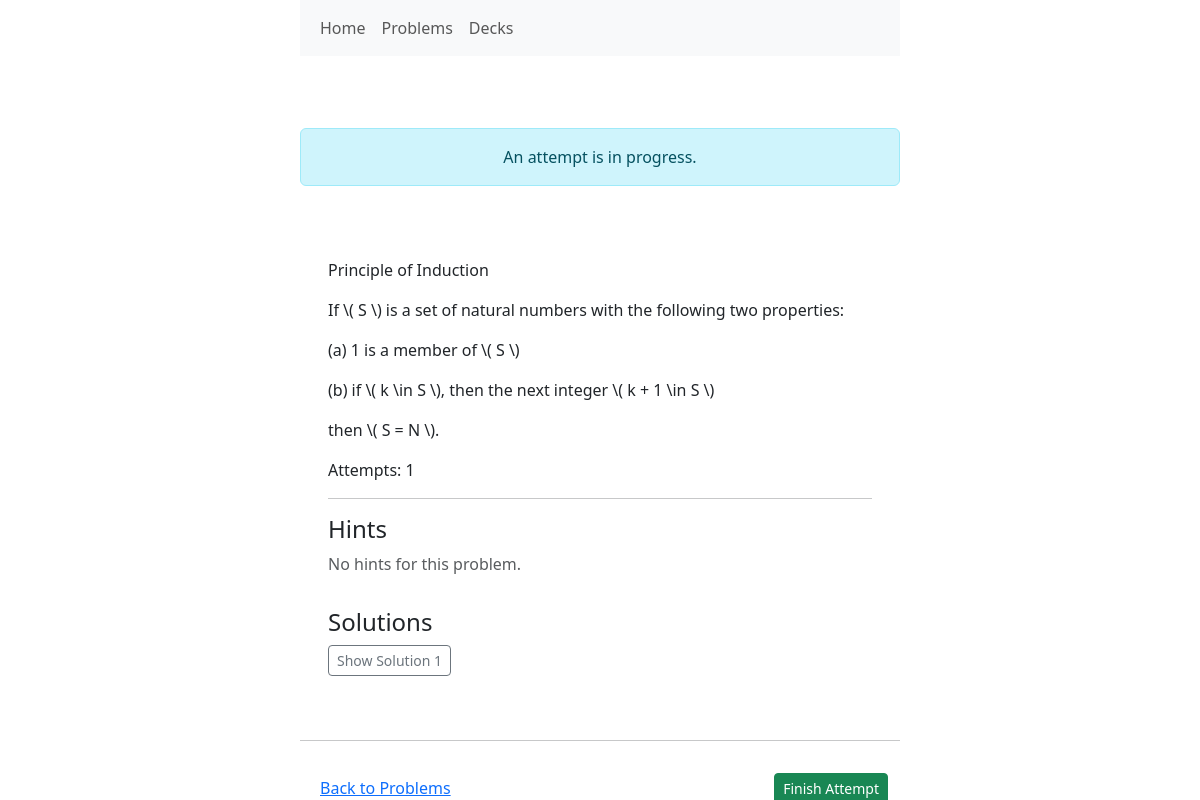
The page /problems/9/ on the database its author committed.
### problems/models.py (models this page shows, shortened)
class Problem(models.Model):
    body = models.TextField()
    pub_date = models.DateTimeField("date published", default=timezone.now)
    tags = TaggableManager(through=TaggedProblem)
    book_source = models.ForeignKey(
        'BookSource',
        on_delete=models.SET_NULL,
        null=True, blank=True
    )
    page_number = models.PositiveIntegerField(null=True, blank=True)
    problem_number = models.CharField(max_length=50, null=True, blank=True)
    class Meta:
        verbose_name = "problem"
        verbose_name_plural = "problems"
        ordering = ['-pub_date']

class Solution(models.Model):
    body = models.TextField()
    problem = models.ForeignKey(Problem, on_delete=models.CASCADE, related_name='solutions')

### problems/views.py (the view, shortened to what this page needs)
# urls.py: path("problems/<int:pk>/", views.problem_detail, name="problem-detail"),
def problem_detail(request, pk):
    problem = get_object_or_404(Problem, pk=pk)
    active_attempt = Attempt.objects.filter(problem=problem, end_time__isnull=True).first()
    context = {
        'problem': problem,
        'active_attempt': active_attempt,
    }
    return render(request, 'problems/problem_detail.html', context)

### problems/templatetags/problem_tags.py (called while the page is built)
@register.filter(name='render_problem_links')
def render_problem_links(text):
    def replace_link(match):
        problem_id = match.group(1)
        try:
            problem = Problem.objects.get(pk=problem_id)
            url = reverse('problems:problem-detail', args=[problem.id])
            link_text = (problem.body[:30] + '...') if len(problem.body) > 30 else problem.body
            return format_html('<a href="{}">{}</a>', url, link_text)
        except Problem.DoesNotExist:
            return f"[[Invalid Problem ID: {problem_id}]]"
    pattern = re.compile(r'\[\[problem:(\d+)\]\]')
    return pattern.sub(replace_link, text)

### problems/templates/problems/problem_detail.html (shortened to what this page needs)
{% extends "base.html" %}
{% block content %}
    {% if active_attempt %}
        <div class="alert alert-info text-center mt-4" role="alert">
            An attempt is in progress.
        </div>
    {% endif %}
    <div class="card my-4 border-0">
        <div class="card-body">
            {% if active_attempt %}
                {% include 'problems/includes/problem_full.html' with object=problem %}
            {% else %}
                {% include 'problems/includes/problem_display.html' with object=problem %}
            {% endif %}
        </div>
    </div>
    <hr>
    <div class="d-flex justify-content-between align-items-center mt-3">
                    <a href="{% url 'problems:problem-list' %}">
                        Back to Problems
                    </a>
                    <div class="d-flex gap-2 align-items-center">
                        {% if not active_attempt %}
                            <form method="post" class="mb-0">
                                {% csrf_token %}
                                <button class="btn btn-sm btn-primary" type="submit" name="start_attempt">
                                    Start Attempt
                                </button>
                            </form>
                        {% elif active_attempt %}
                            <form method="post" class="mb-0">
                                <button class="btn btn-sm btn-success" type="submit" name="finish_attempt">
                                    Finish Attempt
                                </button>
                            </form>
                        {% endif %}
                    </div>
                </div>
{% endblock %}

### problems/templates/problems/includes/problem_full.html (shortened to what this page needs)
{% include 'problems/includes/problem_display.html' %}
<hr>
<h4>Hints</h4>
<div class="d-grid gap-2 mb-3">
    {% for hint in object.hints.all %}
        <div class="mb-2">
            <button class="btn btn-sm btn-outline-secondary" type="button" data-bs-toggle="collapse" data-bs-target="#hint-{{ forloop.counter }}" aria-expanded="false" aria-controls="hint-{{ forloop.counter }}">
                Show Hint {{ forloop.counter }}
            </button>
            <div class="collapse mt-2" id="hint-{{ forloop.counter }}">
                <div class="card card-body">
                    {{ hint.body|safe }}
                </div>
            </div>
        </div>
    {% empty %}
        <p class="text-muted">No hints for this problem.</p>
    {% endfor %}
</div>
<h4>Solutions</h4>
<div class="d-grid gap-2 mb-3">
    {% for solution in object.solutions.all %}
        <div class="mb-2">
            <button class="btn btn-sm btn-outline-secondary" type="button" data-bs-toggle="collapse" data-bs-target="#solution-{{ forloop.counter }}" aria-expanded="false" aria-controls="solution-{{ forloop.counter }}">
                Show Solution {{ forloop.counter }}
            </button>
        </div>
    {% empty %}
        <p class="text-muted">No solutions for this problem.</p>
    {% endfor %}
</div>

### problems/templates/problems/includes/problem_display.html
{% load problem_tags %}
<p>{{ object.body|render_problem_links|safe }}</p>
<p>Attempts: {{ object.attempts.count }}</p>

### rows shown on the page
Problem: body|render_problem_links "Principle of Induction If \\( S \\) is a set of natural numbers with the following two properties: (a) 1 is a member of \\( S \\) (b) if \\( k \\in S \\), then the next integer \\( k + 1 \\in S \\) then \\( S = N \\).", attempts.count "1"
